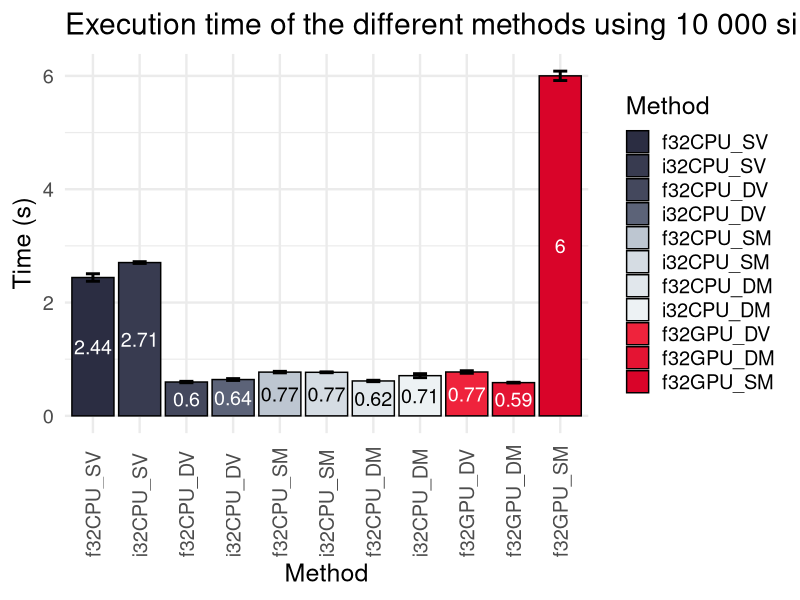

Source code (R):
library(tidyverse)
library(readxl)

data <- read_xlsx("benchmark_hpc_10000.xlsx")

data$Method <- factor(data$Method, levels = c("f32CPU_SV",
                                              "i32CPU_SV",
                                              "f32CPU_DV",
                                              "i32CPU_DV",
                                              "f32CPU_SM",
                                              "i32CPU_SM",
                                              "f32CPU_DM",
                                              "i32CPU_DM",
                                              "f32GPU_DV",
                                              "f32GPU_DM",
                                              "f32GPU_SM"))

std9_palette = c("#2B2D42", "#5C6378", "#8D99AE",
                 "#BDC6D1", "#EDF2F4", "#EE8B98",
                 "#EF233C", "#E41433", "#D90429")

grp9_palette = c("#2B2D42", "#5C6378", "#757E93",
                 "#A5B0C0", "#BDC6D1", "#EDF2F4",
                 "#EF233C", "#E41433", "#D90429")

nge9_palette = c("#E8D5D3", "#CDC1C4", "#B2ADB4", 
                 "#C06B6E", "#CE2928", "#B62626", 
                 "#9E2224", "#6A2123", "#362022")

grp11_palette = c("#2B2D42", "#383B50", "#44485D", "#5C6378",
                  "#BDC6D1", "#D5DCE3", "#E1E7EC", "#EDF2F4",
                  "#EF233C", "#E41433", "#D90429")

text_col <- c(rep("white", 4), rep("black", 4), rep("white", 3))

# export as 1200 x 800

ggplot(data, aes(x = Method, y = Mean, fill = Method)) +
  geom_bar(stat="identity", color = "black") +
  geom_errorbar(aes(x = Method, ymin = Mean-SD, ymax = Mean+SD), colour = "black", width = 0.3, linewidth = 1.0) +
  scale_fill_manual(values = grp11_palette) +
  ggtitle("Execution time of the different methods using 10 000 simulated candidates.") +
  xlab("Method") +
  ylab("Time (s)") +
  geom_text(aes(label=round(Mean, 2)), size = 5.0, color = text_col, position = position_stack(vjust = 0.5)) +
  theme_minimal(base_size = 18) +
  theme(axis.text.x = element_text(angle = 90, hjust = 0, vjust = 0.5))
